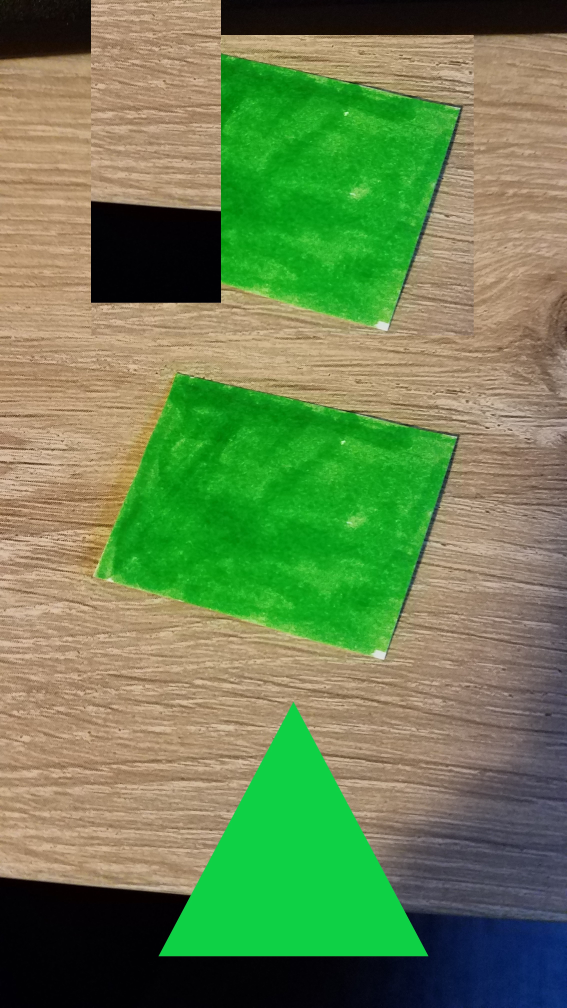
#> input picture green3.jpg, 2268 x 4032 px (shown at 1/4 size)
$ python find.py
#> lines starting #> are read from the running program, lines starting #| are printed output that depends on the picture; after the words box and inside, x2 and y2 are one past the last pixel; in counts of white or black regions, pixels touching at a corner belong together
import cv2 as cv
import numpy as np
#class to hold the min and max rows/columns
class Points:
    minRow = 0
    maxRow = 0
    minCol = 0
    maxCol = 0
    def setRowAndCol(self, minR, maxR, minC, maxC):
        self.minRow = minR
        self.maxRow = maxR
        self.minCol = minC
        self.maxCol = maxC
        return;

#function to find the max and min rows/columns
def findMinMax(rows,cols):
    x = Points()
    minRow = rows[0]
    maxRow = 0
    minCol = cols[0]
    maxCol = 0
    for i in rows:
        if i < minRow:
            minRow = i
        elif i > maxRow:
            maxRow = i
    for i in cols:
        if i < minCol:
            minCol = i
        elif i > maxCol:
            maxCol = i
    x.setRowAndCol(minRow, maxRow, minCol, maxCol)
    return x;

#function to tell if the point is already been found
def isIn(r,c,shapes):
    flag = False
    for i in shapes:
        if (r >= i.minRow and r <= i.maxRow) and (c >= i.minCol and c <= i.maxCol):
            flag = True
            return flag;
    return flag;

#Function to find the whole green object
#This still needs to be improved as it does not handle green objects
#that are right next to each other well
def findEdge(startRow, numRows, numCols, image, shapes):
    x = Points()
    rows = []
    cols = []
    for i in range(startRow, numRows):
        emptyRow = False
        for j in range(numCols):
            flag = False
            isInflag = isIn(i,j,shapes)
            if (image[i,j] == 255) and not(isIn(i,j,shapes)):
                rows.append(i)
                cols.append(j)
                k = j
                while image[i,k] == 255:
                    k = k + 1
                cols.append(k)
                flag = True
            if flag:
                break
            elif (j+1) == numCols:
                emptyRow = True
        if emptyRow:
            break
    if not rows:
        return x;
    x = findMinMax(rows,cols)
    return x;

img = cv.imread('green3.jpg')
#> img is the input picture: shape (4032, 2268, 3); mean B, G, R 81.8, 131.6, 106.6
img = cv.resize(img,None,fx=0.25,fy=0.25, interpolation = cv.INTER_AREA)
#> img: shape (1008, 567, 3)
owl = cv.imread('owl.jpg')
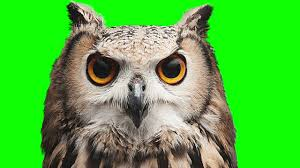
#> input picture owl.jpg, 300 x 168 px
#> owl is the input picture: shape (168, 300, 3); mean B, G, R 60.2, 187.1, 78.7
greenObjects = []
hsv = cv.cvtColor(img, cv.COLOR_BGR2HSV )
#> hsv: shape (1008, 567, 3); mean H, S, V 44, 130.1, 148.5
owlhsv = cv.cvtColor(owl, cv.COLOR_BGR2HSV)
#> owlhsv: shape (168, 300, 3); mean H, S, V 39.5, 153, 194.3
lower = np.array([40, 150, 72])
upper = np.array([90, 255, 255])

mask = cv.inRange(hsv,lower,upper)
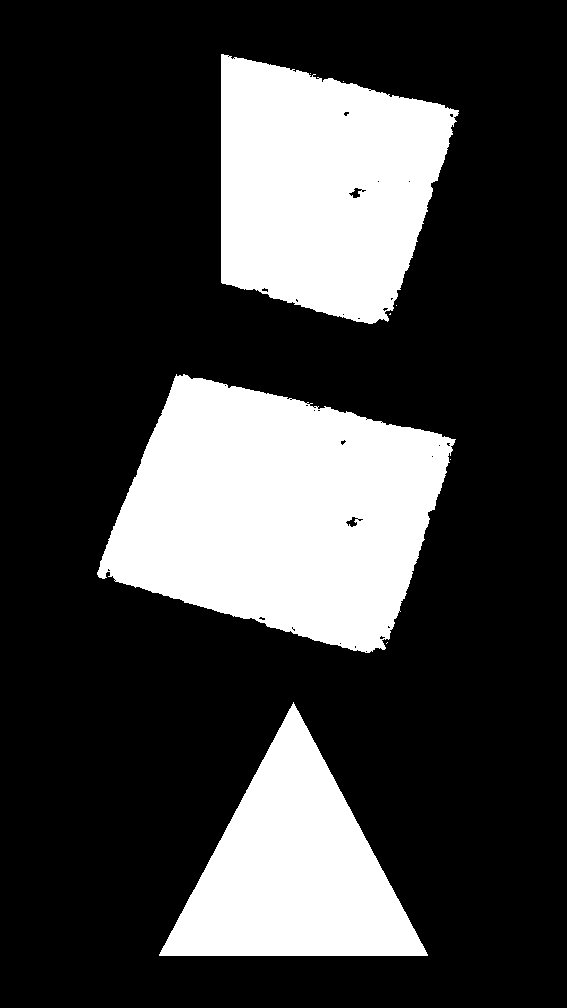
#> mask: shape (1008, 567); 25.7% white; 9 white regions (6 under 20 px), largest, box (x1, y1, x2, y2) and area: (97, 374, 456, 653) 65611, (221, 54, 459, 324) 47049, (159, 702, 428, 956) 34281
owlMask = cv.inRange(owlhsv,lower,upper)
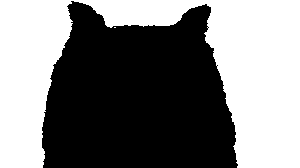
#> owlMask: shape (168, 300); 48.9% white; 2 white regions (1 under 20 px), largest, box (x1, y1, x2, y2) and area: (0, 0, 300, 168) 24640
maskInv = cv.bitwise_not(mask,mask=None)
owlMaskInv = cv.bitwise_not(owlMask,mask=None)

#numRows, numCols = maskInv.shape[:2]
numRows, numCols = mask.shape[:2]
#> numRows = 1008; numCols = 567
maskImage = []
maskInvImage = []
image = []
count = 0
for i in range(numRows):
    for j in range(numCols):
        if (mask[i,j] == 255) and not(isIn(i,j,greenObjects)):
            greenObjects.append(findEdge(i,numRows,numCols,mask,greenObjects))
            image.append(img[greenObjects[count].minRow:greenObjects[count].maxRow,greenObjects[count].minCol:greenObjects[count].maxCol])
            maskImage.append(mask[greenObjects[count].minRow:greenObjects[count].maxRow,greenObjects[count].minCol:greenObjects[count].maxCol])
            maskInvImage.append(maskInv[greenObjects[count].minRow:greenObjects[count].maxRow,greenObjects[count].minCol:greenObjects[count].maxCol])
            count = count + 1
# [6 lines of commented-out code are left out]
totalRows =[]
totalCols = []
owlRows, owlCols = owl.shape[:2]
owlImages = []
owlMaskList = []
owlMaskInvList = []
for i in range(len(image)):
    totalRows = (image[i].shape[0])
    totalCols = (image[i].shape[1])
    scaleR = (totalRows/float(owlRows))
    scaleC = (totalCols/float(owlCols))
    r = owlRows*scaleR
    c = owlCols*scaleC
    owlImages = (cv.resize(owl,(int(c),int(r))))
    owlMaskList = (cv.resize(owlMask,(int(c),int(r))))
    owlMaskInvList = (cv.resize(owlMaskInv,(int(c),int(r))))
    owlImages = cv.bitwise_and(owlImages,owlImages,mask=owlMaskInvList)
    image[i] = cv.bitwise_and(image[i],image[i],mask=owlMaskList)
    image[i] = cv.add(image[i],owlImages)
#> this loop made 3 passes
#> pass 1, `owlMaskList = (cv.resize(owlMask,(int(c),int(r))))`:
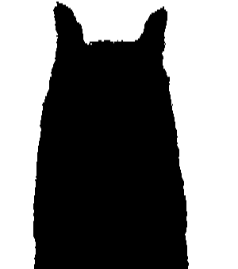
#> owlMaskList: shape (269, 238); min 0, max 255, mean 124.7
#> pass 1, `owlMaskInvList = (cv.resize(owlMaskInv,(int(c),int(r))))`:
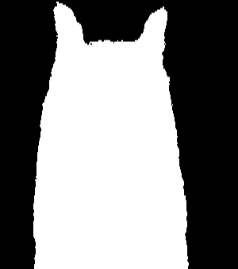
#> owlMaskInvList: shape (269, 238); min 0, max 255, mean 130.3
#> pass 1, `owlImages = cv.bitwise_and(owlImages,owlImages,mask=owlMaskInvList)`:
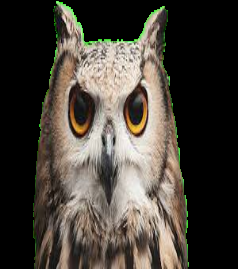
#> owlImages: shape (269, 238, 3); mean B, G, R 57.5, 65.1, 70.9


for i in range(len(greenObjects)):
    img[greenObjects[i].minRow:greenObjects[i].maxRow,greenObjects[i].minCol:greenObjects[i].maxCol] = image[i]
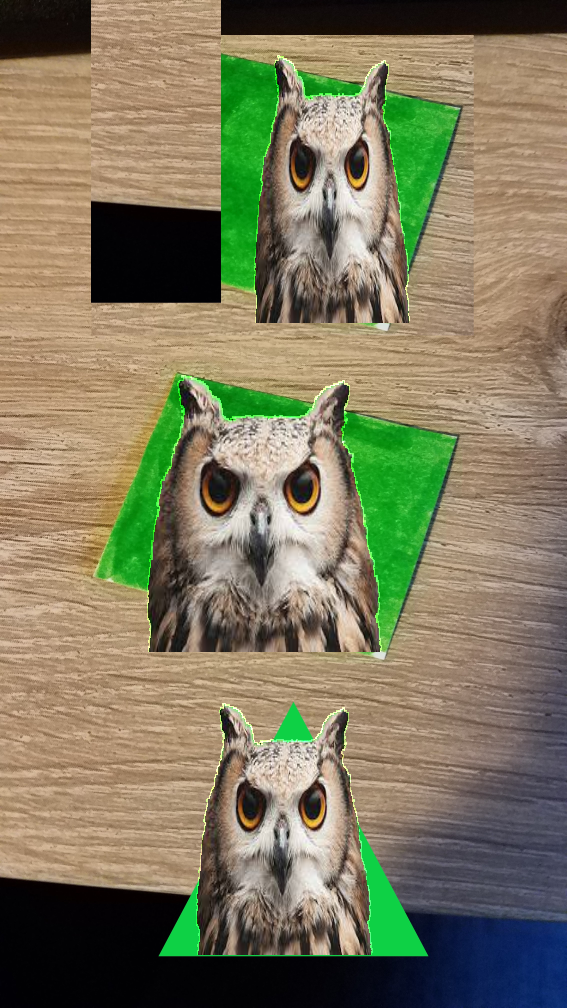
#> img: shape (1008, 567, 3); mean B, G, R 94.6, 122, 126.8

cv.imshow("image", img)
cv.imwrite("completedexample.jpg", img)

cv.waitKey(0)
cv.destroyAllWindows()
